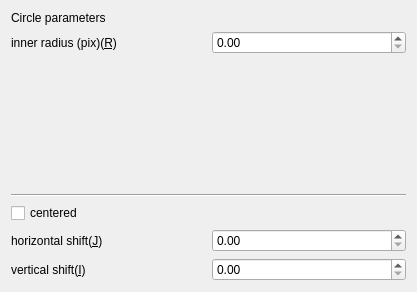
<?xml version="1.0" encoding="UTF-8"?>
<ui version="4.0">
 <class>Form</class>
 <widget class="QWidget" name="Form">
  <property name="geometry">
   <rect>
    <x>0</x>
    <y>0</y>
    <width>417</width>
    <height>292</height>
   </rect>
  </property>
  <property name="windowTitle">
   <string>Form</string>
  </property>
  <layout class="QVBoxLayout" name="verticalLayout_2">
   <item>
    <layout class="QVBoxLayout" name="verticalLayout">
     <item>
      <widget class="QLabel" name="label_circle_parameter">
       <property name="text">
        <string>Circle parameters</string>
       </property>
      </widget>
     </item>
     <item>
      <layout class="QHBoxLayout" name="horizontalLayout_3">
       <item>
        <widget class="QLabel" name="label_circle_radius">
         <property name="text">
          <string>inner radius (pix)(&amp;R)</string>
         </property>
         <property name="buddy">
          <cstring>doubleSpinBox_circle_radius</cstring>
         </property>
        </widget>
       </item>
       <item>
        <widget class="QDoubleSpinBox" name="doubleSpinBox_circle_radius"/>
       </item>
      </layout>
     </item>
     <item>
      <spacer name="verticalSpacer">
       <property name="orientation">
        <enum>Qt::Vertical</enum>
       </property>
       <property name="sizeHint" stdset="0">
        <size>
         <width>20</width>
         <height>40</height>
        </size>
       </property>
      </spacer>
     </item>
     <item>
      <widget class="Line" name="line">
       <property name="orientation">
        <enum>Qt::Horizontal</enum>
       </property>
      </widget>
     </item>
     <item>
      <widget class="QCheckBox" name="checkBox_circle_is_center">
       <property name="text">
        <string>centered</string>
       </property>
      </widget>
     </item>
     <item>
      <layout class="QHBoxLayout" name="horizontalLayout">
       <item>
        <widget class="QLabel" name="label_circle_center_j">
         <property name="text">
          <string>horizontal shift(&amp;J)</string>
         </property>
         <property name="buddy">
          <cstring>doubleSpinBox_circle_center_j</cstring>
         </property>
        </widget>
       </item>
       <item>
        <widget class="QDoubleSpinBox" name="doubleSpinBox_circle_center_j"/>
       </item>
      </layout>
     </item>
     <item>
      <layout class="QHBoxLayout" name="horizontalLayout_2">
       <item>
        <widget class="QLabel" name="label_circle_center_i">
         <property name="text">
          <string>vertical shift(&amp;I)</string>
         </property>
         <property name="buddy">
          <cstring>doubleSpinBox_circle_center_i</cstring>
         </property>
        </widget>
       </item>
       <item>
        <widget class="QDoubleSpinBox" name="doubleSpinBox_circle_center_i"/>
       </item>
      </layout>
     </item>
    </layout>
   </item>
  </layout>
 </widget>
 <resources/>
 <connections/>
</ui>
